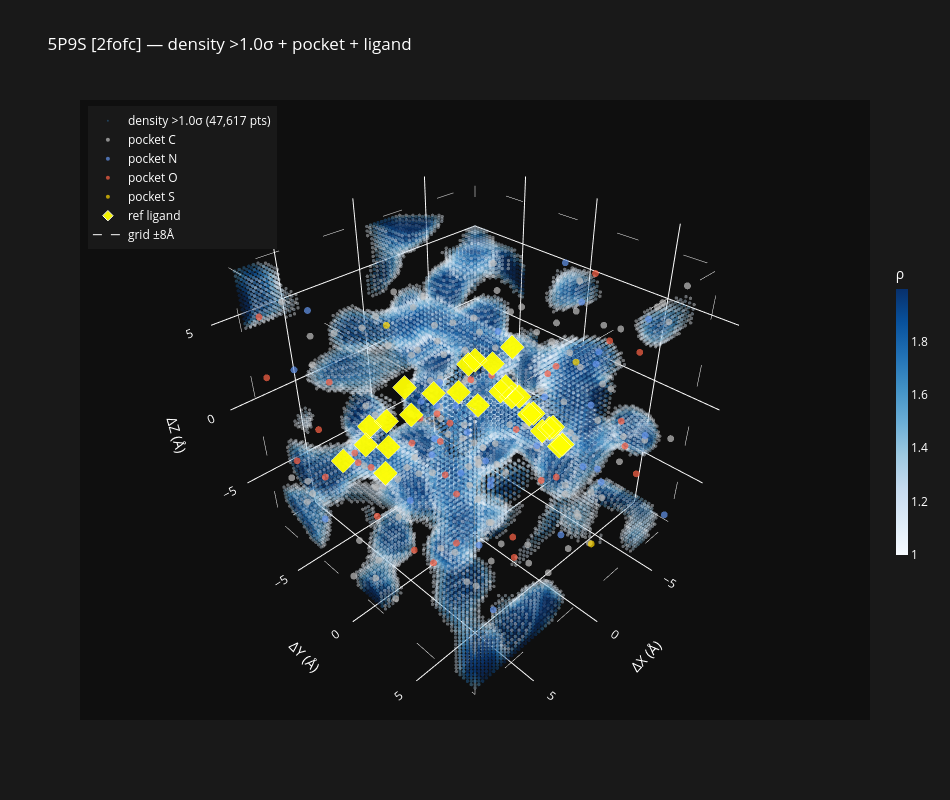

Here is the notebook cell this chart was saved with:
### Markdown cell above
## 7. Interactive 3D scatter — density + pocket + ligand

Select which map to visualise with `SHOW_LABEL`.

### Code cell
SHOW_LABEL     = '2fofc'   # ← choose from crops.keys()
DENSITY_THRESH = 1.0       # σ level to show

assert SHOW_LABEL in crops, f'{SHOW_LABEL!r} not in {list(crops.keys())}'
crop, _ = crops[SHOW_LABEL]
mu, sigma = crop.mean(), crop.std()

# Cartesian coordinates of each voxel (relative to centroid)
offsets = (np.arange(GRID_DIM, dtype=np.float32) - GRID_DIM * 0.5) * VOXEL_RES
gi, gj, gk = np.meshgrid(offsets, offsets, offsets, indexing='ij')
flat_vals = crop.ravel()

dmask = flat_vals > mu + DENSITY_THRESH * sigma
Xd, Yd, Zd = gi.ravel()[dmask], gj.ravel()[dmask], gk.ravel()[dmask]
vals = flat_vals[dmask]
clim = 2.0 * sigma

traces = []

# Density
traces.append(go.Scatter3d(
    x=Xd, y=Yd, z=Zd, mode='markers',
    marker=dict(size=2, color=vals, colorscale='Blues',
                cmin=mu + DENSITY_THRESH * sigma, cmax=mu + clim,
                opacity=0.4,
                colorbar=dict(title='ρ', thickness=12, len=0.5,
                              tickfont=dict(color='white'))),
    name=f'density >{DENSITY_THRESH}σ ({dmask.sum():,} pts)',
))

# Pocket atoms
if len(poc_xyz) > 0:
    poc_rel = poc_xyz - centroid
    in_box  = np.all(np.abs(poc_rel) <= HALF, axis=1)
    for elem in sorted(set(e for e, m in zip(poc_elem, in_box) if m)):
        mask_e = np.array([e == elem and m for e, m in zip(poc_elem, in_box)])
        xyz_e  = poc_rel[mask_e]
        traces.append(go.Scatter3d(
            x=xyz_e[:, 0], y=xyz_e[:, 1], z=xyz_e[:, 2],
            mode='markers',
            marker=dict(size=4, color=ELEM_COLOR.get(elem, 'purple'), opacity=0.7),
            name=f'pocket {elem}',
        ))

# Ligand atoms
lig_rel = lig_xyz - centroid
traces.append(go.Scatter3d(
    x=lig_rel[:, 0], y=lig_rel[:, 1], z=lig_rel[:, 2],
    mode='markers',
    marker=dict(size=8, color='yellow', symbol='diamond', opacity=0.95,
                line=dict(width=1, color='white')),
    name='ref ligand',
))

# Bounding box wireframe
B = HALF
corners = np.array([[-B,-B,-B],[-B,-B,B],[-B,B,-B],[-B,B,B],
                    [ B,-B,-B],[ B,-B,B],[ B,B,-B],[ B,B,B]])
edges = [(0,1),(0,2),(1,3),(2,3),(4,5),(4,6),(5,7),(6,7),(0,4),(1,5),(2,6),(3,7)]
xs, ys, zs = [], [], []
for i, j in edges:
    xs += [corners[i,0], corners[j,0], None]
    ys += [corners[i,1], corners[j,1], None]
    zs += [corners[i,2], corners[j,2], None]
traces.append(go.Scatter3d(
    x=xs, y=ys, z=zs, mode='lines',
    line=dict(color='white', width=1, dash='dash'),
    name=f'grid ±{B:.0f}Å',
))

fig = go.Figure(traces)
fig.update_layout(
    title=f'{PDB_ID.upper()} [{SHOW_LABEL}] — density >{DENSITY_THRESH}σ + pocket + ligand',
    scene=dict(
        xaxis_title='ΔX (Å)', yaxis_title='ΔY (Å)', zaxis_title='ΔZ (Å)',
        aspectmode='cube', bgcolor='rgb(15,15,15)',
        xaxis=dict(showbackground=False, range=[-B-1, B+1]),
        yaxis=dict(showbackground=False, range=[-B-1, B+1]),
        zaxis=dict(showbackground=False, range=[-B-1, B+1]),
    ),
    paper_bgcolor='rgb(25,25,25)', font_color='white',
    legend=dict(x=0.01, y=0.99, font_color='white'),
    width=950, height=800,
)
fig.show()
print(f'Density points shown: {dmask.sum():,} / {crop.size:,}')

### Figure 1 — Plotly figure (JSON) as saved in the notebook; plotly's stock layout.template omitted (floating-point values rounded to 4 significant figures; data arrays with more than 128 entries replaced by an {"elided": "..."} marker saying what was removed)
{"data": [{"marker": {"cmax": 1.998, "cmin": 0.9991, "color": {"elided": "47617 float values"}, "colorbar": {"len": 0.5, "thickness": 12, "tickfont": {"color": "white"}, "title": {"text": "ρ"}}, "colorscale": [[0, "rgb(247,251,255)"], [0.125, "rgb(222,235,247)"], [0.25, "rgb(198,219,239)"], [0.375, "rgb(158,202,225)"], [0.5, "rgb(107,174,214)"], [0.625, "rgb(66,146,198)"], [0.75, "rgb(33,113,181)"], [0.875, "rgb(8,81,156)"], [1, "rgb(8,48,107)"]], "opacity": 0.4, "size": 2}, "mode": "markers", "name": "density >1.0σ (47,617 pts)", "type": "scatter3d", "x": {"elided": "47617 float values"}, "y": {"elided": "47617 float values"}, "z": {"elided": "47617 float values"}}, {"marker": {"color": "silver", "opacity": 0.7, "size": 4}, "mode": "markers", "name": "pocket C", "type": "scatter3d", "x": [5.821, 6.557, 4.372, 3.478, 0.8826, 4.327, 2.912, 5.222, 5.03, 6.042, 1.208, 1.425, 0.4826, 0.2296, -0.5834, 1.287, 2.521, 3.462, 3.77, 3.194, 2.831, 3.539, 3.573, 3.587, 2.441, 4.741, 2.443, 4.757, 3.603, 5.543, 6.556, 6.255, 7.562, 2.962, 1.535, 3.971, -0.5974, -0.7174, -1.461, -1.43, -1.666, -3.092, -0.6794, -0.9014, -1.023, -5.301, -5.538, -6.165, -5.921, -6.666, -4.787, -4.246, -4.02, -4.25, 0.03362, 0.5476, -0.09438, -0.5154, -0.9574, -1.304, -1.215, 3.278, 2.139, 4.618, 5.068, -0.2544, -0.9454, -1.186, -1.56, -2.612, -1.338, -2.914, -2.746, -4.393, -4.633, -5.809, -3.675, -4.346, -2.317, -3.706, -1.68, -2.377, -2.027, 0.6246, 1.458, -6.811, -6.536, -7.444, -6.989, -5.506, -6.587, -4.574, 3.669, -4.698, -3.648, -6.84, -6.568, 4.289, -5.22, -5.164, -6.352, -7.676, -5.793, -7.325, -0.2934, 0.6306, 2.2, 1.876, 7.107, 7.481, 7.992, 7.33, 7.684, 6.893, 5.982, 6.965, 7.69, 6.92], "y": [-5.44, -4.387, -5.563, -4.406, -3.518, 4.398, 4.09, 4.661, 3.643, 3.789, 2.422, 1.618, 1.587, 2.311, 3.558, 1.564, 2.066, 3.659, 2.967, 5.145, 2.005, 2.959, 0.6683, -0.1067, -0.1867, -0.7627, -0.8987, -1.482, -1.545, 3.532, 4.442, 2.693, 5.172, 7.802, 7.792, 7.42, 6.606, 5.653, 6.096, 6.988, 5.291, 5.533, 5.704, 4.996, 3.501, 4.642, 4.705, 3.535, 2.152, -0.5147, 4.122, 5.452, 2.951, 2.828, 4.958, 6.178, 3.784, 2.472, 1.414, 0.1873, 0.002308, -2.751, -2.561, -2.31, -3.196, -2.41, -3.78, -1.28, -1.34, -0.8037, -1.803, -5.156, -5.826, -5.019, -4.566, -4.092, -4.509, -3.983, -4.847, -3.786, -4.65, -4.124, -7.841, -7.992, -7.683, 7.697, 6.374, 4.493, 4.747, 4.067, 4.149, 2.891, -2.422, 7.617, 7.528, 7.08, 6.106, 7.734, -4.487, -3.33, -3.206, -3.005, -6.846, -7.513, -5.232, -5.215, -6.431, -5.825, 1.343, 0.2823, -0.9437, 0.5153, -0.4607, -6.512, -7.719, -5.621, -6.286, -5.648], "z": [4.558, 3.721, 4.084, 4.498, 5.0, -6.467, -5.984, -5.249, -4.126, -3.004, -5.555, -4.276, -6.617, -7.948, -7.696, -1.852, -1.122, 0.4708, 1.799, 0.7258, 3.863, 4.833, 3.781, 5.085, 5.884, 5.521, 7.089, 6.725, 7.503, 6.091, 5.399, 7.15, 3.32, -3.945, -3.392, -2.826, -3.306, -2.119, -4.468, -5.708, 0.1158, 0.5918, 1.209, 2.52, 2.343, 1.014, 2.518, 0.4068, 0.9608, 1.178, 4.75, 5.279, 5.369, 6.864, 7.064, 6.31, 6.088, 6.712, 5.911, 6.464, 7.838, -4.408, -3.399, -3.805, -2.652, -3.014, -2.963, -3.495, -4.949, -5.614, -7.09, -2.69, -4.056, -2.312, -0.8822, -0.3642, 0.1948, 1.324, 0.3128, 2.557, 1.544, 2.646, -5.254, -4.044, -2.805, -1.389, -2.074, -3.326, -4.753, -6.565, -7.635, -6.872, -6.768, 6.316, 7.422, 7.172, 6.053, 4.175, -7.873, -6.864, -5.912, -6.639, -7.531, -5.047, -7.61, -6.557, -7.929, -6.721, -7.661, -6.652, -7.063, -5.29, -4.349, -6.179, -5.918, -4.928, -3.767, 6.706]}, {"marker": {"color": "cornflowerblue", "opacity": 0.7, "size": 4}, "mode": "markers", "name": "pocket N", "type": "scatter3d", "x": [5.846, 7.764, 4.282, 2.524, 1.109, 2.347, 2.72, 4.796, 6.648, 0.7856, -1.447, -3.91, -4.642, -4.59, -1.244, 3.055, 0.9026, -0.7814, -2.45, -2.258, -5.643, -2.316, 2.141, -7.579, -6.04, -0.3604, -5.133, 4.205, -7.61, -5.064, -7.651, -4.398, -7.898, 6.385], "y": [-5.302, -4.01, 5.564, 2.819, 2.228, 3.078, 2.63, 2.673, 4.333, 6.75, 6.087, 4.485, 4.108, 1.63, 5.248, -2.042, -2.537, -1.959, -1.105, -3.844, -3.737, -7.086, -6.359, 5.768, 3.942, 6.926, 6.32, 7.893, 3.302, -5.778, -1.933, -7.984, 7.65, -5.731], "z": [6.006, 4.142, -7.339, -6.032, -3.135, -0.2762, 2.546, 5.175, 4.075, -3.741, -1.092, 0.6068, 3.298, 7.31, 7.697, -5.654, -3.892, -5.903, -6.943, -2.743, 0.9548, -4.036, -2.894, -2.634, -5.216, 5.69, 5.794, 6.656, -7.546, -7.202, -7.637, -5.83, -7.578, -7.299]}, {"marker": {"color": "tomato", "opacity": 0.7, "size": 4}, "mode": "markers", "name": "pocket O", "type": "scatter3d", "x": [6.038, 2.177, 5.885, 7.009, 1.892, 3.616, 4.934, 2.947, 7.25, 3.647, -0.1624, -3.445, -0.04138, -2.111, -6.531, -3.045, -4.116, 1.751, 2.377, 4.755, 5.759, -0.2634, -2.995, -5.397, -7.489, -5.247, 4.448, 3.96, -6.536, 2.776, 4.166, 4.812, 7.363, 4.896, 7.956, 7.509], "y": [-3.932, 4.991, 4.681, 3.001, 0.4823, 1.546, 2.75, 3.949, 5.22, 6.117, 4.552, 6.658, 2.858, 2.967, 5.288, 5.707, 3.797, 6.436, -2.427, -4.407, -2.683, -4.797, -5.211, 5.903, 5.654, 1.651, -3.378, 6.339, -6.929, -5.88, 1.001, -7.723, -5.98, -7.532, -6.056, -7.324], "z": [2.706, -5.589, -2.142, -2.996, -4.32, -1.318, 2.134, 5.263, 6.062, -2.324, -2.14, 0.9458, 1.911, 2.632, 2.967, 5.231, 7.609, 6.288, -2.201, -2.656, -1.747, -3.103, -5.097, -2.091, -5.42, -6.726, -6.809, 4.18, -4.279, -5.677, -7.496, -6.312, -2.602, -2.661, 6.18, 2.082]}, {"marker": {"color": "gold", "opacity": 0.7, "size": 4}, "mode": "markers", "name": "pocket S", "type": "scatter3d", "x": [1.795, -2.544, -7.101], "y": [-4.628, 6.407, 0.9743], "z": [3.902, -7.002, 0.2578]}, {"marker": {"color": "yellow", "line": {"color": "white", "width": 1}, "opacity": 0.95, "size": 8, "symbol": "diamond"}, "mode": "markers", "name": "ref ligand", "type": "scatter3d", "x": [0.4056, -0.4524, -0.4124, 0.07762, -1.835, -2.545, -1.63, -2.712, -3.466, -4.356, -4.18, -4.813, -5.804, -4.401, -3.377, -2.754, -3.144, 0.9336, 2.465, 3.354, 4.843, 6.026, 5.73, 7.004, 8.096, 6.955], "y": [-0.8127, -0.2677, -0.9117, 0.06031, -0.5587, 0.1583, 0.2593, 0.09131, -1.055, -0.8027, 0.4613, 1.202, 0.6703, 2.51, 3.066, 2.323, 1.043, -2.165, -2.651, -1.148, -1.232, -0.07969, -0.06569, -0.03969, -0.3677, 0.3093], "z": [0.9428, -0.04615, 2.217, 3.11, 1.803, 2.799, 0.5308, -0.4442, -0.6332, -1.627, -2.078, -3.07, -3.785, -3.305, -2.565, -1.586, -1.34, 0.4748, 1.325, 0.8168, 1.154, -0.7342, 0.7018, 1.546, 1.054, 2.741]}, {"line": {"color": "white", "dash": "dash", "width": 1}, "mode": "lines", "name": "grid ±8Å", "type": "scatter3d", "x": [-8, -8, null, -8, -8, null, -8, -8, null, -8, -8, null, 8, 8, null, 8, 8, null, 8, 8, null, 8, 8, null, -8, 8, null, -8, 8, null, -8, 8, null, -8, 8, null], "y": [-8, -8, null, -8, 8, null, -8, 8, null, 8, 8, null, -8, -8, null, -8, 8, null, -8, 8, null, 8, 8, null, -8, -8, null, -8, -8, null, 8, 8, null, 8, 8, null], "z": [-8, 8, null, -8, -8, null, 8, 8, null, -8, 8, null, -8, 8, null, -8, -8, null, 8, 8, null, -8, 8, null, -8, -8, null, 8, 8, null, -8, -8, null, 8, 8, null]}], "layout": {"font": {"color": "white"}, "height": 800, "legend": {"font": {"color": "white"}, "x": 0.01, "y": 0.99}, "paper_bgcolor": "rgb(25,25,25)", "scene": {"aspectmode": "cube", "bgcolor": "rgb(15,15,15)", "xaxis": {"range": [-9, 9], "showbackground": false, "title": {"text": "ΔX (Å)"}}, "yaxis": {"range": [-9, 9], "showbackground": false, "title": {"text": "ΔY (Å)"}}, "zaxis": {"range": [-9, 9], "showbackground": false, "title": {"text": "ΔZ (Å)"}}}, "title": {"text": "5P9S [2fofc] — density >1.0σ + pocket + ligand"}, "width": 950}}
